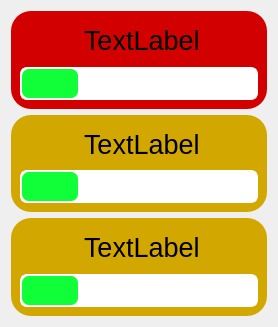
              <widget class="QWidget" name="cur_goals_scrollwidget">
               <property name="geometry">
                <rect>
                 <x>0</x>
                 <y>0</y>
                 <width>278</width>
                 <height>327</height>
                </rect>
               </property>
               <layout class="QVBoxLayout" name="verticalLayout_27">
                <item>
                 <widget class="QWidget" name="widget_12" native="true">
                  <property name="font">
                   <font>
                    <pointsize>20</pointsize>
                   </font>
                  </property>
                  <property name="styleSheet">
                   <string notr="true">background-color: rgb(211, 0, 0);
border-radius: 20px;</string>
                  </property>
                  <layout class="QVBoxLayout" name="verticalLayout_25">
                   <item>
                    <layout class="QHBoxLayout" name="horizontalLayout_11" stretch="1,3">
                     <item>
                      <widget class="QLabel" name="label_16">
                       <property name="font">
                        <font>
                         <pointsize>20</pointsize>
                        </font>
                       </property>
                       <property name="text">
                        <string/>
                       </property>
                       <property name="pixmap">
                        <pixmap>icons_white/brush-cleaning(3).svg</pixmap>
                       </property>
                       <property name="alignment">
                        <set>Qt::AlignmentFlag::AlignCenter</set>
                       </property>
                      </widget>
                     </item>
                     <item>
                      <widget class="QLabel" name="label_17">
                       <property name="font">
                        <font>
                         <pointsize>20</pointsize>
                        </font>
                       </property>
                       <property name="text">
                        <string>TextLabel</string>
                       </property>
                      </widget>
                     </item>
                    </layout>
                   </item>
                   <item>
                    <widget class="QProgressBar" name="progressBar_2">
                     <property name="font">
                      <font>
                       <pointsize>20</pointsize>
                      </font>
                     </property>
                     <property name="styleSheet">
                      <string notr="true">
QProgressBar {
    border: 2px solid white;
    border-radius: 7px;
    background-color: white;
    height: 25px;
    padding: 0;
}

QProgressBar::chunk {
    background-color: rgb(17, 255, 57);
    border-radius: 7px;
}
</string>
                     </property>
                     <property name="value">
                      <number>24</number>
                     </property>
                     <property name="textVisible">
                      <bool>false</bool>
                     </property>
                    </widget>
                   </item>
                  </layout>
                 </widget>
                </item>
                <item>
                 <widget class="QWidget" name="cur_goal1" native="true">
                  <property name="font">
                   <font>
                    <pointsize>20</pointsize>
                   </font>
                  </property>
                  <property name="styleSheet">
                   <string notr="true">background-color: rgb(209, 167, 0);
border-radius: 20px;</string>
                  </property>
                  <layout class="QVBoxLayout" name="verticalLayout_24">
                   <item>
                    <layout class="QHBoxLayout" name="cur_goal1_layout" stretch="1,3">
                     <item>
                      <widget class="QLabel" name="cur_goal1_categ">
                       <property name="font">
                        <font>
                         <pointsize>20</pointsize>
                        </font>
                       </property>
                       <property name="text">
                        <string/>
                       </property>
                       <property name="pixmap">
                        <pixmap>icons_white/hand-coins.svg</pixmap>
                       </property>
                       <property name="alignment">
                        <set>Qt::AlignmentFlag::AlignCenter</set>
                       </property>
                      </widget>
                     </item>
                     <item>
                      <widget class="QLabel" name="cur_goal1_label">
                       <property name="font">
                        <font>
                         <pointsize>20</pointsize>
                        </font>
                       </property>
                       <property name="text">
                        <string>TextLabel</string>
                       </property>
                      </widget>
                     </item>
                    </layout>
                   </item>
                   <item>
                    <widget class="QProgressBar" name="cur_goal1_progress">
                     <property name="font">
                      <font>
                       <pointsize>20</pointsize>
                      </font>
                     </property>
                     <property name="styleSheet">
                      <string notr="true">
QProgressBar {
    border: 2px solid white;
    border-radius: 7px;
    background-color: white;
    height: 25px;
    padding: 0;
}

QProgressBar::chunk {
    background-color: rgb(17, 255, 57);
    border-radius: 7px;
}
</string>
                     </property>
                     <property name="value">
                      <number>24</number>
                     </property>
                     <property name="textVisible">
                      <bool>false</bool>
                     </property>
                    </widget>
                   </item>
                  </layout>
                 </widget>
                </item>
                <item>
                 <widget class="QWidget" name="widget_13" native="true">
                  <property name="font">
                   <font>
                    <pointsize>20</pointsize>
                   </font>
                  </property>
                  <property name="styleSheet">
                   <string notr="true">background-color: rgb(209, 167, 0);
border-radius: 20px;</string>
                  </property>
                  <layout class="QVBoxLayout" name="verticalLayout_26">
                   <item>
                    <layout class="QHBoxLayout" name="horizontalLayout_12" stretch="1,3">
                     <item>
                      <widget class="QLabel" name="label_18">
                       <property name="font">
                        <font>
                         <pointsize>20</pointsize>
                        </font>
                       </property>
                       <property name="text">
                        <string/>
                       </property>
                       <property name="pixmap">
                        <pixmap>icons_white/graduation-cap.svg</pixmap>
                       </property>
                       <property name="alignment">
                        <set>Qt::AlignmentFlag::AlignCenter</set>
                       </property>
                      </widget>
                     </item>
                     <item>
                      <widget class="QLabel" name="label_19">
                       <property name="font">
                        <font>
                         <pointsize>20</pointsize>
                        </font>
                       </property>
                       <property name="text">
                        <string>TextLabel</string>
                       </property>
                      </widget>
                     </item>
                    </layout>
                   </item>
                   <item>
                    <widget class="QProgressBar" name="progressBar_3">
                     <property name="font">
                      <font>
                       <pointsize>20</pointsize>
                      </font>
                     </property>
                     <property name="styleSheet">
                      <string notr="true">
QProgressBar {
    border: 2px solid white;
    border-radius: 7px;
    background-color: white;
    height: 25px;
    padding: 0;
}

QProgressBar::chunk {
    background-color: rgb(17, 255, 57);
    border-radius: 7px;
}
</string>
                     </property>
                     <property name="value">
                      <number>24</number>
                     </property>
                     <property name="textVisible">
                      <bool>false</bool>
                     </property>
                    </widget>
                   </item>
                  </layout>
                 </widget>
                </item>
               </layout>
              </widget>
